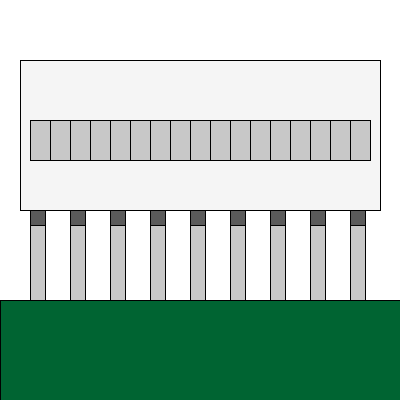
Frame 1 (no input)
Frame 60 (the mouse pressed at the canvas centre just before this capture): identical to frame 1, image omitted
Frame 120 (the mouse held since frame 60 and released just before this capture): identical to frame 1, image omitted

The Processing sketch that drew this single still picture (run headless with seeded random() and noise(); from frame 60 on, the mouse is pressed at the canvas centre):

// Processing sketch: processing_20273
// ── processing_20273.pde

void setup() {
  size(400,400);
  drawhouse();
}
 
float boxpointX=20;
float boxpointY=210;
float boxWidth=360;
float boxHeight=-150;
float columnWidth=15;
float columnHeight=90;
float columnSpace=40;
float windowSpace=20;
float windowWidth=20;
float windowHeight=-40;

 
void draw() {
}
 
 
void keyPressed() {
  if (key == 'a' || key == 'A') {
    columnWidth--;
    drawhouse();
  }
  else if (key == 'd' || key == 'D') {
    columnWidth++;
    drawhouse();
  }
   
  else if (key == 'w' || key == 'W') {
    boxpointX++;
    drawhouse();
  }
   
  else if (key == 's' || key == 'S') {
    boxpointX--;
    drawhouse();
  }
  if (key == CODED) {
    if (keyCode == UP) {
      boxHeight--;
      windowHeight--;
      drawhouse();
    }
    else if (keyCode == DOWN) {
      boxHeight++;
      windowHeight++;
      drawhouse();
    }
    else if (keyCode == LEFT) {
      boxWidth--;
      drawhouse();
    }
    else if (keyCode == RIGHT) {
      boxWidth++;
      drawhouse();
    }
  }
}
 
void drawhouse() {
  background(255);
    fill(0,100,50);
  rect(0,300,400,100);
   fill(245);
  rect(boxpointX,boxpointY,boxWidth,boxHeight);
  fill(200);
  for(float columnspace=boxpointX;columnspace<boxWidth;columnspace+=columnSpace){
  rect(columnspace+10,boxpointY,columnWidth,columnHeight);
  fill(90);
 for(float columnshadow=boxpointX;columnshadow<boxWidth;columnshadow+=columnSpace){
  rect(columnspace+10,boxpointY,columnWidth,15);
  }
  fill(200);
  for(float windowspace=boxpointX+10;windowspace<boxWidth;windowspace+=windowSpace){
    rect(windowspace,boxpointY-50,windowWidth,windowHeight);
  }
}
}

void mousePressed(){
   save("image.jpg");
  }
